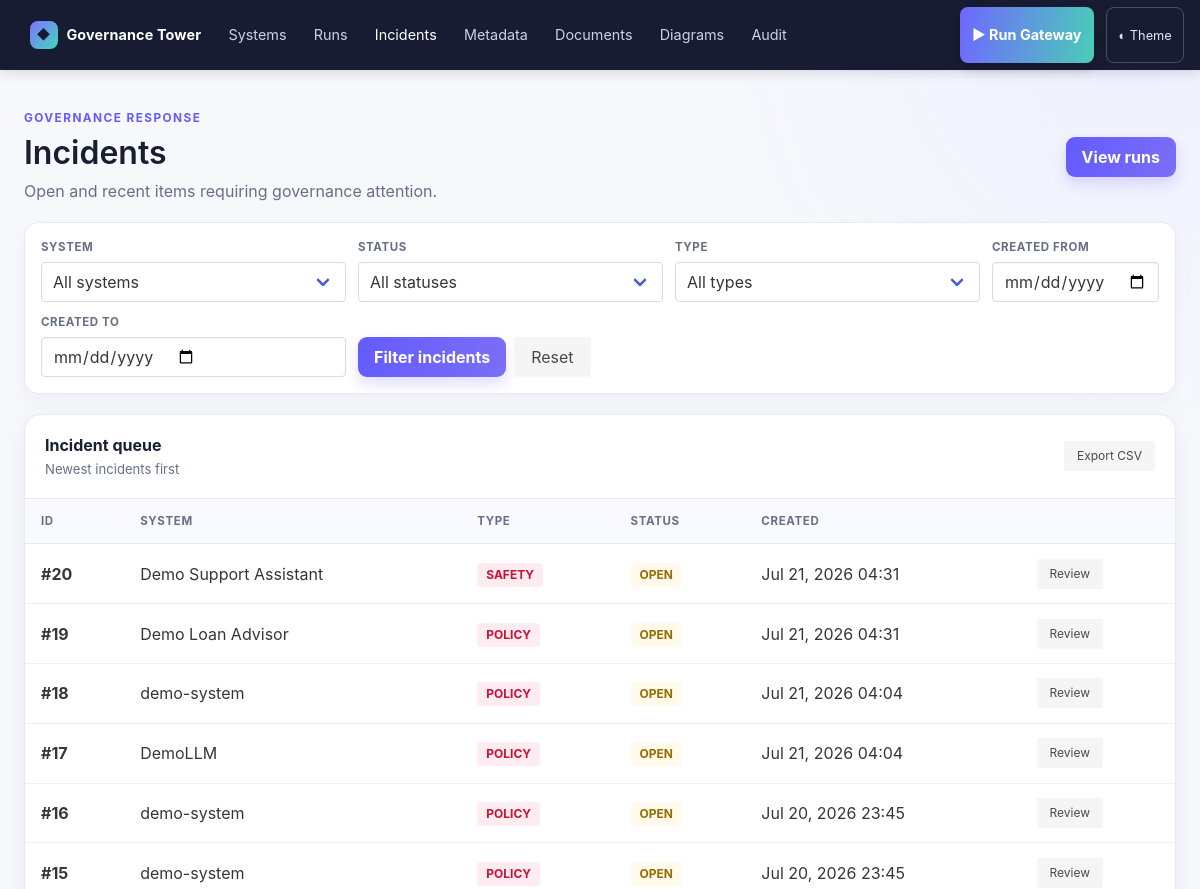
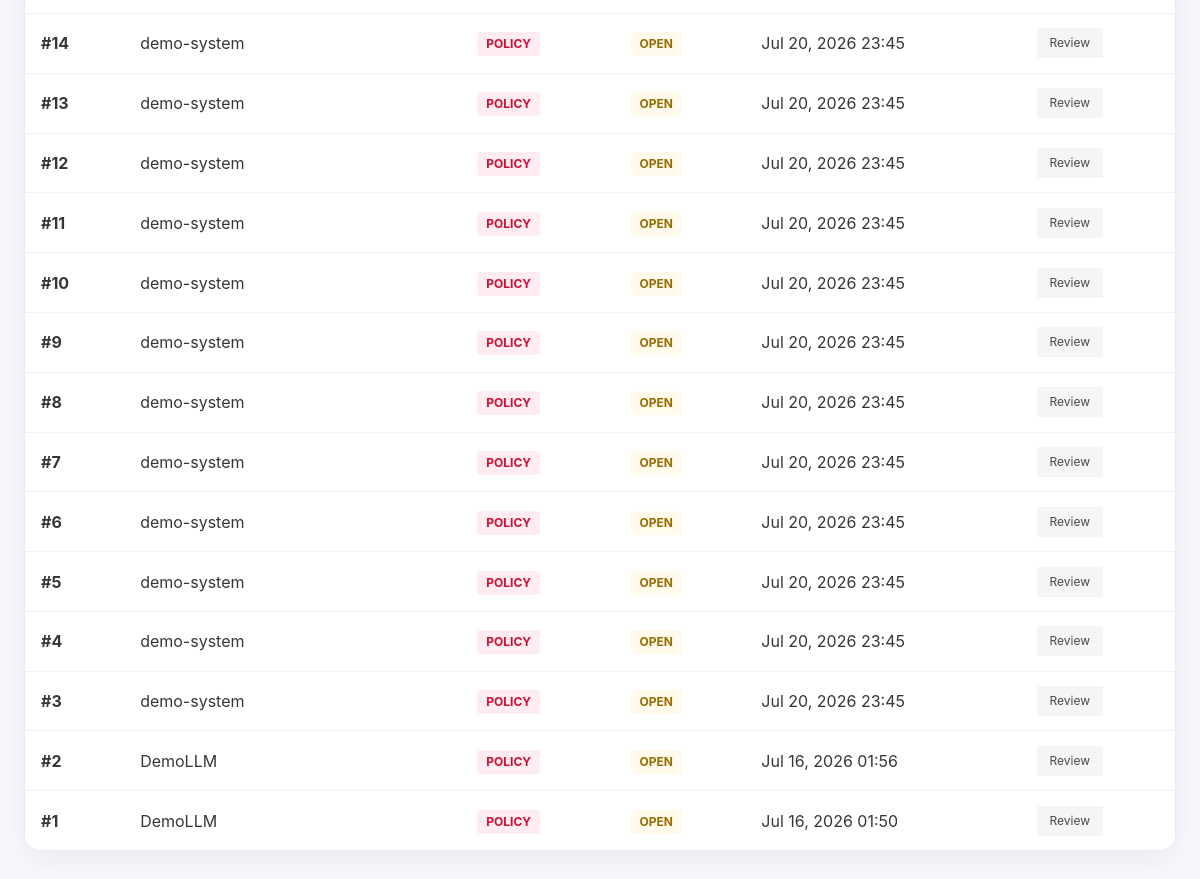
Page /dashboard/incidents on the committed database (2 pictures, top to bottom).
### models.py (models this page shows)
class Incident(Base):
    __tablename__ = "incidents"
    id = Column(Integer, primary_key=True)
    run_id = Column(Integer, ForeignKey("model_runs.id"), nullable=False)
    type = Column(String(64))
    status = Column(String(32), default="OPEN")
    reviewer = Column(String(255))
    notes = Column(Text)
    created_at = Column(DateTime, default=datetime.utcnow)
    updated_at = Column(DateTime, default=datetime.utcnow)
    run = relationship(
        "ModelRun",
        back_populates="incident",
        foreign_keys=[run_id],
    )

class AiSystem(Base):
    __tablename__ = "ai_systems"
    id = Column(Integer, primary_key=True)
    name = Column(String(255), unique=True, nullable=False)
    owner = Column(String(255), nullable=False)
    description = Column(Text)
    risk_level = Column(String(32), default=RiskLevel.MEDIUM.value)
    status = Column(String(32), default="APPROVED")
    pii_policy = Column(String(32), default="REDACT")
    created_at = Column(DateTime, default=datetime.utcnow)
    runs = relationship("ModelRun", back_populates="system")

### dashboard/dashboard_api.py (the view)
@dashboard.get("/incidents")
def incidents(
    request: Request, status: str = "", incident_type: str = "", system_id: int | None = None, date_from: str = "", date_to: str = "",
    session: Session = Depends(get_session),
):
    query = session.query(Incident).join(ModelRun)
    if status:
        query = query.filter(Incident.status == status.upper())
    if incident_type:
        query = query.filter(Incident.type == incident_type.upper())
    if system_id:
        query = query.filter(ModelRun.system_id == system_id)
    query = apply_date_range(query, Incident.created_at, date_from, date_to)
    incident_rows = query.order_by(Incident.created_at.desc()).limit(50).all()
    return templates.TemplateResponse(request, "incidents.html", {
        "incidents": incident_rows, "systems": session.query(AiSystem).order_by(AiSystem.name).all(),
        "filters": {"status": status, "incident_type": incident_type, "system_id": system_id, "date_from": date_from, "date_to": date_to},
        "active_page": "incidents",
    })

### dashboard/templates/incidents.html
{% extends "base.html" %}
{% block content %}
<div class="ct-page"><header class="ct-page-hero"><div><p class="ct-eyebrow">Governance response</p><h1 class="title is-3">Incidents</h1><p class="subtitle is-6">Open and recent items requiring governance attention.</p></div><a class="button is-primary ct-button" href="/dashboard/runs">View runs</a></header>
<form class="ct-filter-bar" method="get"><div class="field"><label class="label">System</label><div class="control select is-fullwidth"><select name="system_id"><option value="">All systems</option>{% for system in systems %}<option value="{{ system.id }}" {% if filters.system_id == system.id %}selected{% endif %}>{{ system.name }}</option>{% endfor %}</select></div></div><div class="field"><label class="label">Status</label><div class="control select is-fullwidth"><select name="status"><option value="">All statuses</option>{% for value in ["open", "in_review", "resolved"] %}<option value="{{ value }}" {% if filters.status == value %}selected{% endif %}>{{ value|replace("_", " ")|title }}</option>{% endfor %}</select></div></div><div class="field"><label class="label">Type</label><div class="control select is-fullwidth"><select name="incident_type"><option value="">All types</option><option value="safety" {% if filters.incident_type == "safety" %}selected{% endif %}>Safety</option><option value="policy" {% if filters.incident_type == "policy" %}selected{% endif %}>Policy</option></select></div></div><div class="field"><label class="label">Created from</label><div class="control"><input class="input" type="date" name="date_from" value="{{ filters.date_from }}"></div></div><div class="field"><label class="label">Created to</label><div class="control"><input class="input" type="date" name="date_to" value="{{ filters.date_to }}"></div></div><div class="field ct-filter-action"><button class="button is-primary ct-button">Filter incidents</button><a class="button is-light" href="/dashboard/incidents">Reset</a></div></form><section class="ct-card"><div class="ct-card-header"><div><h2 class="ct-card-title">Incident queue</h2><p class="ct-card-subtitle">Newest incidents first</p></div><a class="button is-small is-light" href="/dashboard/reports/incidents.csv?status={{ filters.status }}&incident_type={{ filters.incident_type }}&system_id={{ filters.system_id or '' }}&date_from={{ filters.date_from }}&date_to={{ filters.date_to }}">Export CSV</a></div>{% if incidents %}<div class="table-container"><table class="table is-fullwidth ct-table"><thead><tr><th>ID</th><th>System</th><th>Type</th><th>Status</th><th>Created</th><th></th></tr></thead><tbody>{% for i in incidents %}<tr><td><strong>#{{ i.id }}</strong></td><td>{{ i.run.system.name if i.run and i.run.system else 'Unknown' }}</td><td><span class="tag is-danger is-light ct-pill">{{ i.type or 'SAFETY' }}</span></td><td><span class="tag is-warning is-light ct-pill">{{ i.status }}</span></td><td>{{ i.created_at.strftime('%b %d, %Y %H:%M') if i.created_at else '—' }}</td><td><a class="button is-small is-light" href="/dashboard/incidents/{{ i.id }}">Review</a></td></tr>{% endfor %}</tbody></table></div>{% else %}<div class="ct-empty"><strong>No incidents recorded</strong>Governance events that require review will appear here.</div>{% endif %}</section></div>
{% endblock %}

### dashboard/templates/base.html (style rules this page uses)
:root { --ct-ink:#172033; --ct-muted:#667085; --ct-line:#e5eaf2; --ct-brand:#635bff; --ct-panel:#fff; --ct-bg:#f7f8fc; }
html { background: var(--ct-bg); }
body { min-height:100vh; color:var(--ct-ink); background:radial-gradient(circle at 94% 2%, #eef0ff 0, transparent 24rem), var(--ct-bg); }
.ct-page { color:var(--ct-ink); }
.ct-page-hero { display:flex; align-items:center; justify-content:space-between; gap:1.25rem; padding:1rem 0 1.2rem; }
.ct-page-hero > div:first-child { display:flex; flex-direction:column; align-items:flex-start; }
.ct-eyebrow { color:var(--ct-brand); font-size:.74rem; font-weight:750; letter-spacing:.12em; text-transform:uppercase; margin:0 0 .5rem; }
.ct-page-hero .title { margin:0 0 .6rem !important; color:var(--ct-ink); line-height:1.08 !important; }
.ct-page-hero .subtitle { color:var(--ct-muted); margin:0 !important; line-height:1.4 !important; }
.ct-card { background:var(--ct-panel); border:1px solid var(--ct-line); border-radius:16px; box-shadow:0 10px 26px rgba(27,39,94,.06); overflow:hidden; }
.ct-card-header { display:flex; justify-content:space-between; align-items:center; padding:1.15rem 1.25rem; border-bottom:1px solid var(--ct-line); }
.ct-card-title { margin:0; font-size:1rem; font-weight:720; }
.ct-card-subtitle { margin:.18rem 0 0; color:var(--ct-muted); font-size:.82rem; }
.ct-table { margin:0; }
.ct-table thead th { background:#f8faff; color:#667085; border-width:0 0 1px; border-color:var(--ct-line); font-size:.72rem; letter-spacing:.055em; padding:.85rem 1rem; text-transform:uppercase; }
.ct-table td { vertical-align:middle; border-color:#edf0f5; padding:.9rem 1rem; }
.ct-button { background:linear-gradient(100deg,#635bff,#7b6ef6); border:0; border-radius:9px; box-shadow:0 7px 14px rgba(99,91,255,.2); font-weight:700; }
.ct-pill { border-radius:999px; font-size:.73rem; font-weight:700; padding:.34rem .62rem; }
.ct-filter-bar { display:grid; grid-template-columns:repeat(3,minmax(0,1fr)) auto; gap:.75rem; align-items:end; padding:1rem; margin-bottom:1.25rem; background:#fff; border:1px solid var(--ct-line); border-radius:14px; box-shadow:0 8px 20px rgba(27,39,94,.04); }
.ct-filter-bar .field { margin:0; }
.ct-filter-bar .label { color:var(--ct-muted); font-size:.72rem; margin-bottom:.35rem; text-transform:uppercase; letter-spacing:.05em; }
.ct-filter-bar .select, .ct-filter-bar .select select { width:100%; }
.ct-filter-action { display:flex; gap:.5rem; align-items:end; }

### rows in the picture
Incident: id "20", run.system "Demo Support Assistant", type "SAFETY", status "OPEN", created_at "Jul 21, 2026 04:31"
Incident: id "19", run.system "Demo Loan Advisor", type "POLICY", status "OPEN", created_at "Jul 21, 2026 04:31"
Incident: id "18", run.system "demo-system", type "POLICY", status "OPEN", created_at "Jul 21, 2026 04:04"
Incident: id "17", run.system "DemoLLM", type "POLICY", status "OPEN", created_at "Jul 21, 2026 04:04"
Incident: id "16", run.system "demo-system", type "POLICY", status "OPEN", created_at "Jul 20, 2026 23:45"
Incident: id "15", run.system "demo-system", type "POLICY", status "OPEN", created_at "Jul 20, 2026 23:45"
Incident: id "14", run.system "demo-system", type "POLICY", status "OPEN", created_at "Jul 20, 2026 23:45"
Incident: id "13", run.system "demo-system", type "POLICY", status "OPEN", created_at "Jul 20, 2026 23:45"
Incident: id "12", run.system "demo-system", type "POLICY", status "OPEN", created_at "Jul 20, 2026 23:45"
Incident: id "11", run.system "demo-system", type "POLICY", status "OPEN", created_at "Jul 20, 2026 23:45"
Incident: id "10", run.system "demo-system", type "POLICY", status "OPEN", created_at "Jul 20, 2026 23:45"
Incident: id "9", run.system "demo-system", type "POLICY", status "OPEN", created_at "Jul 20, 2026 23:45"
Incident: id "8", run.system "demo-system", type "POLICY", status "OPEN", created_at "Jul 20, 2026 23:45"
Incident: id "7", run.system "demo-system", type "POLICY", status "OPEN", created_at "Jul 20, 2026 23:45"
Incident: id "6", run.system "demo-system", type "POLICY", status "OPEN", created_at "Jul 20, 2026 23:45"
Incident: id "5", run.system "demo-system", type "POLICY", status "OPEN", created_at "Jul 20, 2026 23:45"
Incident: id "4", run.system "demo-system", type "POLICY", status "OPEN", created_at "Jul 20, 2026 23:45"
Incident: id "3", run.system "demo-system", type "POLICY", status "OPEN", created_at "Jul 20, 2026 23:45"
Incident: id "2", run.system "DemoLLM", type "POLICY", status "OPEN", created_at "Jul 16, 2026 01:56"
Incident: id "1", run.system "DemoLLM", type "POLICY", status "OPEN", created_at "Jul 16, 2026 01:50"
